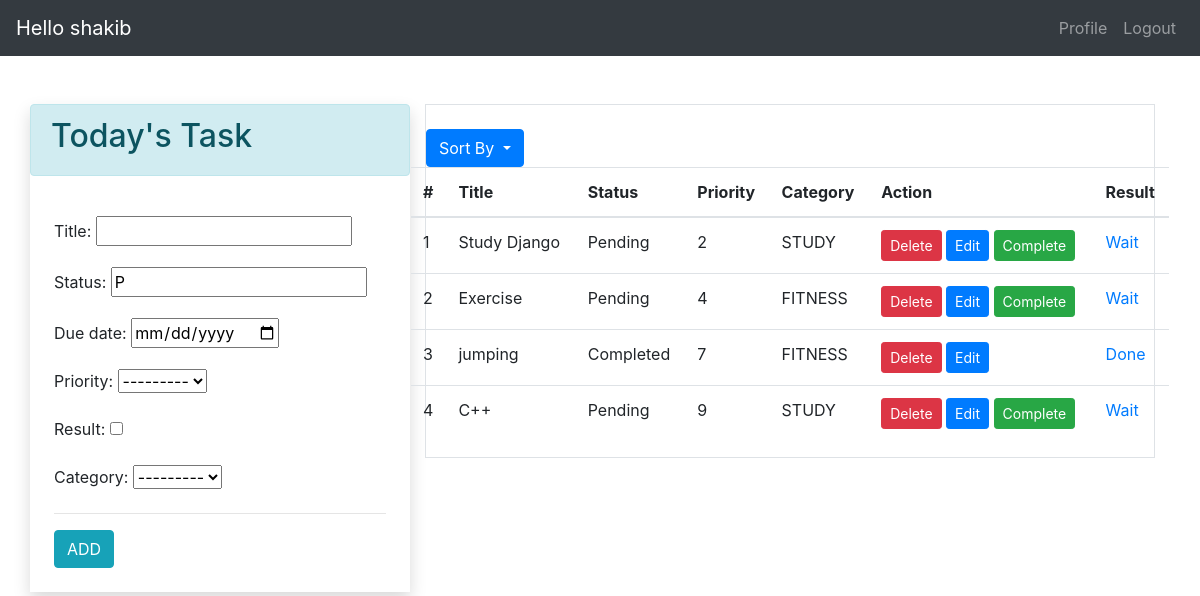
The app's page / (signed in) with its own data.
### app/models.py (models this page shows, shortened)
class TODO(models.Model):
    status_choices = [
        ('C', 'COMPLETED'),
        ('P', 'PENDING'),
    ]
    priority_choices = [
        ('1', '1️⃣'),
        ('2', '2️⃣'),
        ('3', '3️⃣'),
        ('4', '4️⃣'),
        ('5', '5️⃣'),
        ('6', '6️⃣'),
        ('7', '7️⃣'),
        ('8', '8️⃣'),
        ('9', '9️⃣'),
        ('10', '🔟'),
    ]
    CHOICE=[
        ('FITNESS', 'FITNESS'),
        ('STUDY', 'STUDY'),
    ]
    title = models.CharField(max_length=50)
    status = models.CharField(max_length=20, choices=status_choices, default='P')
    user = models.ForeignKey(User, on_delete=models.CASCADE)
    due_date = models.DateField(null=True)
    priority = models.CharField(max_length=2, choices=priority_choices)
    result = models.BooleanField(default=False)
    category = models.CharField(max_length=30, choices=CHOICE, null=True)

### app/views.py (the view)
# urls.py: path('' , views.home , name='home' ),
@login_required(login_url='login')
def home(request):
    if request.user.is_authenticated:
        user = request.user
        form = TODOForm()
        todos = TODO.objects.filter(user=user).order_by('priority')
        return render(request, 'index.html', context={'form': form, 'todos': todos})

### app/forms.py
class TODOForm(forms.ModelForm):
    class Meta:
        model = TODO
        fields = ['title', 'status', 'due_date', 'priority', 'result', 'category']
        widgets = {
            'due_date': forms.DateInput(attrs={'type': 'date'}),
            'status': forms.TextInput(attrs={'readonly': 'readonly'}),
        }

### app/templates/index.html (shortened to what this page needs)
{% extends 'base.html' %}
{% block content %}
<div>
  <div class="container pt-4">
    <div class="row  p-0 mt-4">
      <div class="col-lg-4 mx-auto shadow p-0">
        <div class="alert alert-info">
          <h2>Today's Task</h2>
        </div>
        <div class="p-4">
          <form action="/add-todo/" method="POST">
            {{form.as_p}}
            <hr>
            <input type="submit" value="ADD" class="btn btn-info">
          </form>
        </div>
      </div>
      <div class="col">
        <div class="border">
          {% if todos|length == 0 %}
          <div class="p-4">
            <br>
            <br>
            <div class="alert alert-info text-center">
              <p class="" style="font-size: 30px;">No Task</p>
            </div>
            <br>
            <br>
          </div>
          {%else%}
          <div class="row mt-4">
            <div class="col-md-6">
              <div class="dropdown">
                <button class="btn btn-primary dropdown-toggle" type="button" id="categoryDropdown" data-toggle="dropdown" aria-haspopup="true" aria-expanded="false">
                  Sort By
                </button>
            </div>
          </div>
            <table class="table">
              <thead>
                <tr>
                  <th>#</th>
                  <th>Title</th>
                  <th>Status</th>
                  <th>Priority</th>
                  <th>Category</th>
                  <th>Action</th>
                  <th>Result</th>
                </tr>
              </thead>
              <tbody>
                {% for todo in todos %}
                <tr>
                  <td>{{forloop.counter}}</td>
                  <td>{{todo.title}}</td>
                  <td>
                    {% if todo.status == 'C'%}
                    Completed
                    {%else%}
                    Pending
                    {%endif%}
                  </td>
                  <td>{{todo.priority}}</td>
                  <td>{{todo.category}}</td>
                  <td>
                    <a href="/delete-todo/{{todo.id}}" title="Delete" class="btn btn-danger btn-sm">Delete</a>
                    <a href="{% url 'edit_todo' todo.id %}" class="btn btn-primary btn-sm">Edit</a>
                    {% if todo.status == 'P'%}
                    <a href="/change-status/{{todo.id}}/C" title="Mark Completed" class="btn btn-success btn-sm">Complete</a>
                    {% endif %}
                  </td>
                  <td>
                    {% if todo.status == 'P' %}
                    <a href="{% url 'mark_as_incomplete' todo.id %}">Wait</a>
                    {% else %}
                    <a href="{% url 'mark_as_complete' todo.id %}">Done</a>
                    {% endif %}
                  </td>
                </tr>
                {%endfor%}
              </tbody>
            </table>
          </div>
          {%endif%}
        </div>
      </div>
    </div>
  </div>
</div>
{% endblock %}

### app/templates/base.html (shortened to what this page needs)
<!doctype html>
<html lang="en">
<head>
    <link rel="stylesheet" href="https://cdn.jsdelivr.net/npm/bootstrap@4.5.3/dist/css/bootstrap.min.css"
>
</head>
<body>
    <nav class="navbar navbar-expand-lg  navbar-dark bg-dark">
        <a class="navbar-brand" href="/">Hello {{request.user}}</a>
        <div class="collapse navbar-collapse" id="navbarNav">
            <ul class="navbar-nav ml-auto">
                {% if request.user.is_authenticated %}
                <li class="nav-item">
                    <a class="nav-link" href="/profile">Profile</a>
                </li>
                <li class="nav-item">
                    <a class="nav-link" href="/logout">Logout</a>
                </li>
                {% endif %}
            </ul>
        </div>
    </nav>
    <div>
        {% block content %}
        {% endblock %}
    </div>
</body>
</html>

### records on screen
TODO: title "Study Django", status "Pending", priority "2", category "STUDY"
TODO: title "Exercise", status "Pending", priority "4", category "FITNESS"
TODO: title "jumping", status "Completed", priority "7", category "FITNESS"
TODO: title "C++", status "Pending", priority "9", category "STUDY"

### other values on screen
{{ request.user }} "shakib"
